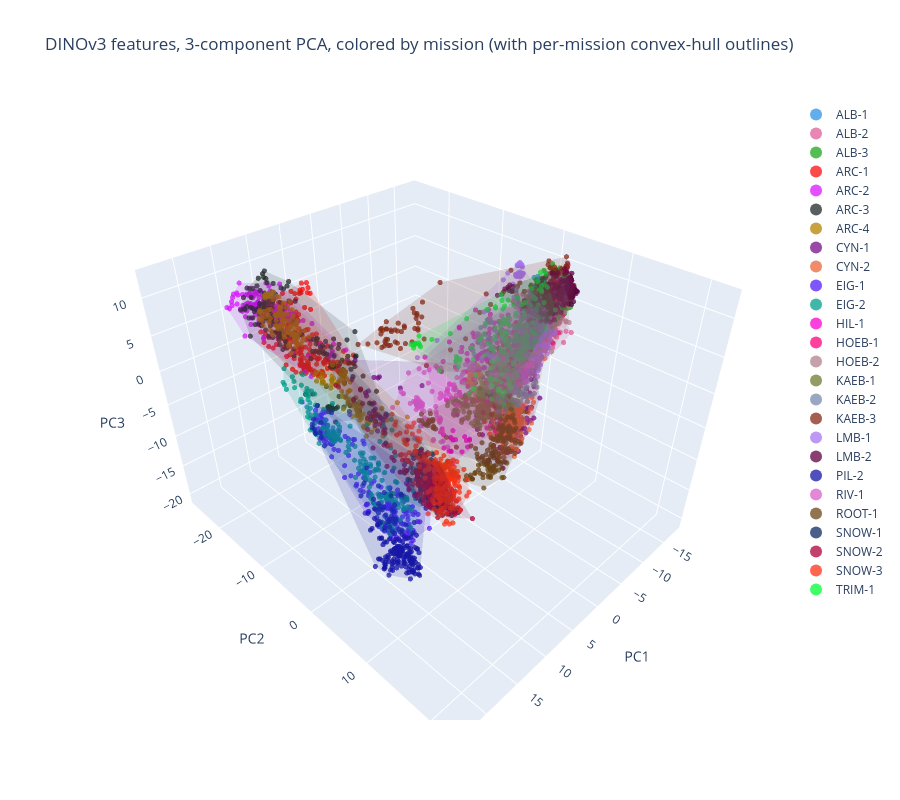

Write notebook code for a chart like this one.
### Markdown cell above
## 3-component PCA, colored by mission

Same PCA embedding as above (`p3`), but colored per individual mission instead
of per tier -- shows whether missions within the same tier (e.g. the 3 far-OOD
ARC runs, or the 10 ID train missions) sit as one blob or split into their own
sub-clusters.

### Code cell
import plotly.express as px

missions_sorted = sorted(set(mission))
palette = (px.colors.qualitative.Dark24 + px.colors.qualitative.Light24)[: len(missions_sorted)]
MISSION_COLOR = dict(zip(missions_sorted, palette))
MISSION_LABEL = {m_name: m_name for m_name in missions_sorted}

fig = go.Figure()
for m_name in missions_sorted:
    m = mission == m_name
    fig.add_trace(go.Scatter3d(
        x=p3[m, 0], y=p3[m, 1], z=p3[m, 2], mode="markers", name=m_name,
        marker=dict(size=3, color=MISSION_COLOR[m_name], opacity=0.75),
        text=[f"mission={m_name} tier={tt}" for tt in tier[m]], hoverinfo="text",
    ))
add_tier_hulls(fig, p3, mission, missions_sorted, MISSION_LABEL, MISSION_COLOR, opacity=0.08)
fig.update_layout(
    title="DINOv3 features, 3-component PCA, colored by mission (with per-mission convex-hull outlines)",
    scene=dict(xaxis_title="PC1", yaxis_title="PC2", zaxis_title="PC3"),
    height=800,
    legend=dict(itemsizing="constant"),
)
fig.show()

### Figure 1 — Plotly figure (JSON) as saved in the notebook; plotly's stock layout.template omitted (floating-point values rounded to 4 significant figures; data arrays with more than 128 entries replaced by an {"elided": "..."} marker saying what was removed)
{"data": [{"hoverinfo": "text", "marker": {"color": "#2E91E5", "opacity": 0.75, "size": 3}, "mode": "markers", "name": "ALB-1", "text": {"elided": "200 str values"}, "type": "scatter3d", "x": {"elided": "200 float values"}, "y": {"elided": "200 float values"}, "z": {"elided": "200 float values"}}, {"hoverinfo": "text", "marker": {"color": "#E15F99", "opacity": 0.75, "size": 3}, "mode": "markers", "name": "ALB-2", "text": {"elided": "200 str values"}, "type": "scatter3d", "x": {"elided": "200 float values"}, "y": {"elided": "200 float values"}, "z": {"elided": "200 float values"}}, {"hoverinfo": "text", "marker": {"color": "#1CA71C", "opacity": 0.75, "size": 3}, "mode": "markers", "name": "ALB-3", "text": {"elided": "200 str values"}, "type": "scatter3d", "x": {"elided": "200 float values"}, "y": {"elided": "200 float values"}, "z": {"elided": "200 float values"}}, {"hoverinfo": "text", "marker": {"color": "#FB0D0D", "opacity": 0.75, "size": 3}, "mode": "markers", "name": "ARC-1", "text": {"elided": "200 str values"}, "type": "scatter3d", "x": {"elided": "200 float values"}, "y": {"elided": "200 float values"}, "z": {"elided": "200 float values"}}, {"hoverinfo": "text", "marker": {"color": "#DA16FF", "opacity": 0.75, "size": 3}, "mode": "markers", "name": "ARC-2", "text": {"elided": "200 str values"}, "type": "scatter3d", "x": {"elided": "200 float values"}, "y": {"elided": "200 float values"}, "z": {"elided": "200 float values"}}, {"hoverinfo": "text", "marker": {"color": "#222A2A", "opacity": 0.75, "size": 3}, "mode": "markers", "name": "ARC-3", "text": {"elided": "200 str values"}, "type": "scatter3d", "x": {"elided": "200 float values"}, "y": {"elided": "200 float values"}, "z": {"elided": "200 float values"}}, {"hoverinfo": "text", "marker": {"color": "#B68100", "opacity": 0.75, "size": 3}, "mode": "markers", "name": "ARC-4", "text": {"elided": "200 str values"}, "type": "scatter3d", "x": {"elided": "200 float values"}, "y": {"elided": "200 float values"}, "z": {"elided": "200 float values"}}, {"hoverinfo": "text", "marker": {"color": "#750D86", "opacity": 0.75, "size": 3}, "mode": "markers", "name": "CYN-1", "text": {"elided": "200 str values"}, "type": "scatter3d", "x": {"elided": "200 float values"}, "y": {"elided": "200 float values"}, "z": {"elided": "200 float values"}}, {"hoverinfo": "text", "marker": {"color": "#EB663B", "opacity": 0.75, "size": 3}, "mode": "markers", "name": "CYN-2", "text": {"elided": "200 str values"}, "type": "scatter3d", "x": {"elided": "200 float values"}, "y": {"elided": "200 float values"}, "z": {"elided": "200 float values"}}, {"hoverinfo": "text", "marker": {"color": "#511CFB", "opacity": 0.75, "size": 3}, "mode": "markers", "name": "EIG-1", "text": {"elided": "200 str values"}, "type": "scatter3d", "x": {"elided": "200 float values"}, "y": {"elided": "200 float values"}, "z": {"elided": "200 float values"}}, {"hoverinfo": "text", "marker": {"color": "#00A08B", "opacity": 0.75, "size": 3}, "mode": "markers", "name": "EIG-2", "text": {"elided": "200 str values"}, "type": "scatter3d", "x": {"elided": "200 float values"}, "y": {"elided": "200 float values"}, "z": {"elided": "200 float values"}}, {"hoverinfo": "text", "marker": {"color": "#FB00D1", "opacity": 0.75, "size": 3}, "mode": "markers", "name": "HIL-1", "text": {"elided": "200 str values"}, "type": "scatter3d", "x": {"elided": "200 float values"}, "y": {"elided": "200 float values"}, "z": {"elided": "200 float values"}}, {"hoverinfo": "text", "marker": {"color": "#FC0080", "opacity": 0.75, "size": 3}, "mode": "markers", "name": "HOEB-1", "text": {"elided": "200 str values"}, "type": "scatter3d", "x": {"elided": "200 float values"}, "y": {"elided": "200 float values"}, "z": {"elided": "200 float values"}}, {"hoverinfo": "text", "marker": {"color": "#B2828D", "opacity": 0.75, "size": 3}, "mode": "markers", "name": "HOEB-2", "text": {"elided": "200 str values"}, "type": "scatter3d", "x": {"elided": "200 float values"}, "y": {"elided": "200 float values"}, "z": {"elided": "200 float values"}}, {"hoverinfo": "text", "marker": {"color": "#6C7C32", "opacity": 0.75, "size": 3}, "mode": "markers", "name": "KAEB-1", "text": {"elided": "200 str values"}, "type": "scatter3d", "x": {"elided": "200 float values"}, "y": {"elided": "200 float values"}, "z": {"elided": "200 float values"}}, {"hoverinfo": "text", "marker": {"color": "#778AAE", "opacity": 0.75, "size": 3}, "mode": "markers", "name": "KAEB-2", "text": {"elided": "200 str values"}, "type": "scatter3d", "x": {"elided": "200 float values"}, "y": {"elided": "200 float values"}, "z": {"elided": "200 float values"}}, {"hoverinfo": "text", "marker": {"color": "#862A16", "opacity": 0.75, "size": 3}, "mode": "markers", "name": "KAEB-3", "text": {"elided": "200 str values"}, "type": "scatter3d", "x": {"elided": "200 float values"}, "y": {"elided": "200 float values"}, "z": {"elided": "200 float values"}}, {"hoverinfo": "text", "marker": {"color": "#A777F1", "opacity": 0.75, "size": 3}, "mode": "markers", "name": "LMB-1", "text": {"elided": "200 str values"}, "type": "scatter3d", "x": {"elided": "200 float values"}, "y": {"elided": "200 float values"}, "z": {"elided": "200 float values"}}, {"hoverinfo": "text", "marker": {"color": "#620042", "opacity": 0.75, "size": 3}, "mode": "markers", "name": "LMB-2", "text": {"elided": "200 str values"}, "type": "scatter3d", "x": {"elided": "200 float values"}, "y": {"elided": "200 float values"}, "z": {"elided": "200 float values"}}, {"hoverinfo": "text", "marker": {"color": "#1616A7", "opacity": 0.75, "size": 3}, "mode": "markers", "name": "PIL-2", "text": {"elided": "200 str values"}, "type": "scatter3d", "x": {"elided": "200 float values"}, "y": {"elided": "200 float values"}, "z": {"elided": "200 float values"}}, {"hoverinfo": "text", "marker": {"color": "#DA60CA", "opacity": 0.75, "size": 3}, "mode": "markers", "name": "RIV-1", "text": {"elided": "200 str values"}, "type": "scatter3d", "x": {"elided": "200 float values"}, "y": {"elided": "200 float values"}, "z": {"elided": "200 float values"}}, {"hoverinfo": "text", "marker": {"color": "#6C4516", "opacity": 0.75, "size": 3}, "mode": "markers", "name": "ROOT-1", "text": {"elided": "200 str values"}, "type": "scatter3d", "x": {"elided": "200 float values"}, "y": {"elided": "200 float values"}, "z": {"elided": "200 float values"}}, {"hoverinfo": "text", "marker": {"color": "#0D2A63", "opacity": 0.75, "size": 3}, "mode": "markers", "name": "SNOW-1", "text": {"elided": "200 str values"}, "type": "scatter3d", "x": {"elided": "200 float values"}, "y": {"elided": "200 float values"}, "z": {"elided": "200 float values"}}, {"hoverinfo": "text", "marker": {"color": "#AF0038", "opacity": 0.75, "size": 3}, "mode": "markers", "name": "SNOW-2", "text": {"elided": "200 str values"}, "type": "scatter3d", "x": {"elided": "200 float values"}, "y": {"elided": "200 float values"}, "z": {"elided": "200 float values"}}, {"hoverinfo": "text", "marker": {"color": "#FD3216", "opacity": 0.75, "size": 3}, "mode": "markers", "name": "SNOW-3", "text": {"elided": "200 str values"}, "type": "scatter3d", "x": {"elided": "200 float values"}, "y": {"elided": "200 float values"}, "z": {"elided": "200 float values"}}, {"hoverinfo": "text", "marker": {"color": "#00FE35", "opacity": 0.75, "size": 3}, "mode": "markers", "name": "TRIM-1", "text": {"elided": "200 str values"}, "type": "scatter3d", "x": {"elided": "200 float values"}, "y": {"elided": "200 float values"}, "z": {"elided": "200 float values"}}, {"color": "#2E91E5", "flatshading": true, "hoverinfo": "skip", "i": [134, 165, 30, 30, 171, 171, 171, 99, 99, 97, 97, 163, 163, 127, 127, 79, 79, 160, 160, 160, 44, 44, 155, 155, 155, 155, 155, 155, 122, 122, 81, 81, 80, 80, 80, 80, 80, 7, 7, 7, 7, 125, 125, 125], "j": [126, 126, 93, 93, 134, 30, 30, 93, 93, 99, 99, 134, 161, 171, 171, 165, 127, 165, 161, 165, 30, 30, 97, 160, 44, 44, 97, 160, 165, 127, 93, 93, 127, 79, 81, 79, 81, 163, 155, 163, 155, 127, 122, 122], "k": [162, 162, 31, 98, 126, 31, 134, 98, 158, 98, 158, 162, 162, 31, 126, 158, 165, 158, 162, 162, 98, 134, 98, 161, 98, 134, 158, 158, 126, 165, 31, 158, 31, 127, 31, 158, 158, 134, 134, 161, 161, 126, 126, 127], "name": "ALB-1 (hull)", "opacity": 0.08, "showlegend": false, "type": "mesh3d", "x": {"elided": "200 float values"}, "y": {"elided": "200 float values"}, "z": {"elided": "200 float values"}}, {"color": "#E15F99", "flatshading": true, "hoverinfo": "skip", "i": [31, 0, 0, 0, 71, 161, 161, 196, 196, 199, 199, 199, 23, 23, 23, 23, 56, 56, 88, 88, 25, 25, 93, 55, 55, 7, 7, 7, 181, 181, 45, 45, 45, 45, 45, 137, 137, 137, 137, 137, 137, 149, 149, 77, 77, 77, 77, 10, 180, 180, 180, 179, 179, 179, 179, 179, 179, 179], "j": [48, 122, 122, 165, 122, 165, 165, 0, 0, 165, 0, 0, 48, 40, 122, 40, 40, 40, 31, 54, 88, 88, 25, 71, 54, 196, 55, 55, 165, 196, 71, 56, 56, 55, 55, 25, 161, 93, 93, 31, 161, 93, 93, 93, 55, 93, 55, 7, 181, 165, 149, 181, 180, 7, 10, 10, 149, 180], "k": [22, 6, 22, 22, 6, 22, 160, 6, 183, 183, 183, 165, 22, 48, 22, 122, 48, 122, 48, 48, 31, 54, 54, 6, 48, 6, 6, 11, 183, 183, 122, 122, 48, 48, 71, 31, 160, 160, 25, 22, 22, 160, 11, 11, 11, 54, 54, 11, 165, 160, 160, 196, 181, 196, 7, 11, 11, 149], "name": "ALB-2 (hull)", "opacity": 0.08, "showlegend": false, "type": "mesh3d", "x": {"elided": "200 float values"}, "y": {"elided": "200 float values"}, "z": {"elided": "200 float values"}}, {"color": "#1CA71C", "flatshading": true, "hoverinfo": "skip", "i": [127, 118, 118, 19, 162, 162, 162, 57, 57, 57, 57, 116, 116, 116, 24, 24, 24, 20, 20, 20, 77, 77, 77, 32, 32, 32, 136, 136, 136, 136, 136, 85, 88, 88, 88, 88, 88, 88, 177, 63, 63, 63, 155, 155, 155, 192, 62, 62, 62, 62, 62, 181, 181, 181, 181, 181], "j": [111, 111, 111, 111, 163, 157, 157, 118, 157, 118, 157, 118, 64, 118, 111, 19, 19, 60, 19, 19, 139, 20, 20, 139, 139, 60, 139, 111, 127, 77, 77, 116, 139, 85, 139, 127, 116, 85, 60, 64, 163, 88, 157, 60, 177, 157, 63, 32, 88, 32, 63, 155, 155, 192, 177, 192], "k": [112, 112, 151, 151, 68, 68, 163, 151, 151, 163, 163, 163, 163, 112, 96, 96, 111, 151, 151, 96, 60, 96, 60, 30, 60, 68, 127, 96, 111, 96, 139, 64, 30, 64, 127, 112, 112, 116, 68, 163, 68, 64, 151, 151, 60, 68, 88, 30, 30, 68, 68, 157, 177, 157, 68, 68], "name": "ALB-3 (hull)", "opacity": 0.08, "showlegend": false, "type": "mesh3d", "x": {"elided": "200 float values"}, "y": {"elided": "200 float values"}, "z": {"elided": "200 float values"}}, {"color": "#FB0D0D", "flatshading": true, "hoverinfo": "skip", "i": [91, 91, 91, 161, 161, 87, 87, 86, 156, 156, 171, 139, 139, 118, 177, 177, 177, 46, 46, 46, 46, 88, 88, 88, 88, 42, 53, 53, 53, 53, 53, 155, 155, 155, 141, 141, 166, 49, 49, 49, 49, 49, 49, 168, 168, 168, 168, 168, 168, 140, 140, 140, 19, 19, 19, 18, 18, 18, 18, 18, 18, 18], "j": [96, 138, 138, 91, 91, 138, 138, 87, 172, 96, 172, 138, 138, 171, 139, 161, 139, 87, 87, 71, 118, 87, 86, 96, 86, 71, 156, 86, 86, 42, 42, 161, 96, 171, 139, 46, 118, 156, 42, 42, 118, 171, 118, 155, 155, 171, 177, 120, 120, 139, 141, 141, 141, 46, 141, 19, 166, 19, 177, 120, 166, 120], "k": [93, 178, 93, 178, 96, 93, 127, 71, 173, 173, 173, 127, 178, 169, 16, 178, 178, 127, 71, 43, 43, 93, 87, 93, 96, 43, 96, 96, 71, 71, 156, 96, 173, 173, 127, 127, 169, 172, 156, 43, 43, 172, 171, 161, 171, 169, 161, 169, 177, 16, 16, 139, 16, 118, 46, 16, 118, 118, 16, 177, 169, 169], "name": "ARC-1 (hull)", "opacity": 0.08, "showlegend": false, "type": "mesh3d", "x": {"elided": "200 float values"}, "y": {"elided": "200 float values"}, "z": {"elided": "200 float values"}}, {"color": "#DA16FF", "flatshading": true, "hoverinfo": "skip", "i": [51, 51, 51, 128, 128, 119, 23, 5, 102, 102, 102, 59, 59, 83, 83, 83, 83, 30, 106, 106, 106, 106, 48, 48, 48, 17, 18, 18, 18, 18, 18, 13, 13, 13, 13, 2, 2, 2, 2, 122, 122, 122, 29, 29, 29, 29], "j": [103, 132, 132, 55, 11, 132, 132, 51, 103, 128, 128, 55, 119, 119, 23, 70, 70, 41, 128, 70, 128, 70, 59, 83, 59, 30, 70, 17, 17, 70, 30, 5, 30, 11, 30, 30, 30, 51, 5, 48, 83, 48, 23, 17, 41, 17], "k": [55, 160, 55, 130, 103, 55, 160, 103, 55, 55, 103, 130, 55, 132, 132, 23, 130, 160, 130, 130, 11, 11, 119, 119, 130, 41, 23, 23, 30, 11, 11, 103, 5, 103, 11, 160, 5, 160, 51, 83, 130, 130, 160, 23, 160, 41], "name": "ARC-2 (hull)", "opacity": 0.08, "showlegend": false, "type": "mesh3d", "x": {"elided": "200 float values"}, "y": {"elided": "200 float values"}, "z": {"elided": "200 float values"}}, {"color": "#222A2A", "flatshading": true, "hoverinfo": "skip", "i": [193, 161, 41, 31, 31, 166, 166, 166, 51, 51, 51, 92, 92, 92, 92, 38, 38, 38, 91, 91, 35, 35, 35, 175, 175, 175, 175, 159, 159, 159, 159, 159, 189, 189, 189, 189, 30, 30, 65, 65, 65, 65, 65, 69, 69, 69, 69, 34, 34, 34, 177, 177, 177, 99, 99, 99], "j": [25, 36, 77, 126, 77, 161, 165, 161, 103, 193, 103, 166, 166, 165, 25, 31, 103, 103, 38, 38, 41, 77, 41, 174, 51, 126, 51, 178, 174, 35, 36, 35, 51, 51, 178, 193, 77, 92, 31, 91, 91, 30, 30, 91, 51, 92, 91, 174, 35, 35, 174, 175, 175, 51, 69, 69], "k": [160, 160, 138, 138, 138, 36, 160, 160, 126, 25, 109, 165, 36, 160, 160, 126, 109, 126, 109, 31, 138, 36, 77, 138, 178, 138, 126, 160, 178, 174, 160, 36, 178, 193, 160, 160, 36, 36, 77, 31, 92, 77, 92, 109, 109, 25, 92, 138, 138, 174, 178, 178, 174, 25, 25, 51], "name": "ARC-3 (hull)", "opacity": 0.08, "showlegend": false, "type": "mesh3d", "x": {"elided": "200 float values"}, "y": {"elided": "200 float values"}, "z": {"elided": "200 float values"}}, {"color": "#B68100", "flatshading": true, "hoverinfo": "skip", "i": [17, 91, 91, 156, 156, 156, 178, 50, 50, 50, 133, 128, 128, 160, 160, 160, 122, 122, 122, 122, 18, 18, 18, 18, 18, 86, 80, 80, 80, 80, 139, 181, 181, 181, 120, 120, 169, 169, 169, 169, 135, 110, 110, 110, 110, 136, 136, 136, 136, 136, 97, 97, 89, 89, 89, 89, 108, 108, 108, 108, 125, 125, 125, 125], "j": [150, 150, 54, 17, 163, 17, 173, 163, 54, 81, 91, 81, 91, 156, 156, 20, 178, 178, 91, 91, 20, 20, 17, 17, 173, 163, 81, 50, 163, 50, 128, 178, 145, 178, 20, 145, 86, 86, 160, 160, 133, 81, 86, 86, 135, 133, 139, 133, 128, 139, 86, 120, 120, 120, 181, 181, 110, 110, 133, 135, 120, 97, 86, 97], "k": [16, 16, 16, 166, 16, 16, 150, 16, 16, 54, 42, 54, 54, 166, 163, 166, 42, 150, 42, 150, 166, 173, 166, 150, 150, 112, 112, 81, 112, 163, 81, 173, 173, 42, 173, 173, 163, 20, 163, 20, 42, 112, 112, 42, 42, 81, 81, 91, 91, 128, 20, 20, 42, 145, 42, 145, 81, 135, 81, 133, 42, 120, 42, 86], "name": "ARC-4 (hull)", "opacity": 0.08, "showlegend": false, "type": "mesh3d", "x": {"elided": "200 float values"}, "y": {"elided": "200 float values"}, "z": {"elided": "200 float values"}}, {"color": "#750D86", "flatshading": true, "hoverinfo": "skip", "i": [14, 3, 170, 4, 4, 79, 79, 149, 149, 149, 149, 109, 109, 103, 38, 38, 38, 37, 37, 23, 23, 23, 23, 13, 13, 13, 75, 75, 108, 108, 108, 108, 108, 108, 108, 20, 20, 20, 20, 20, 20, 20, 74, 74, 74, 74], "j": [148, 0, 158, 96, 3, 14, 14, 148, 170, 170, 158, 149, 149, 96, 0, 3, 4, 0, 170, 21, 170, 37, 37, 14, 4, 4, 79, 109, 38, 109, 103, 75, 75, 4, 38, 23, 13, 14, 23, 13, 0, 21, 75, 103, 79, 75], "k": [22, 7, 39, 77, 7, 77, 148, 22, 22, 158, 39, 39, 148, 77, 39, 0, 3, 39, 39, 0, 22, 0, 170, 77, 77, 7, 148, 148, 39, 39, 96, 109, 103, 96, 4, 21, 14, 22, 22, 7, 7, 0, 103, 77, 77, 79], "name": "CYN-1 (hull)", "opacity": 0.08, "showlegend": false, "type": "mesh3d", "x": {"elided": "200 float values"}, "y": {"elided": "200 float values"}, "z": {"elided": "200 float values"}}, {"color": "#EB663B", "flatshading": true, "hoverinfo": "skip", "i": [181, 198, 75, 75, 75, 129, 184, 147, 147, 147, 79, 79, 127, 127, 110, 110, 161, 161, 161, 161, 161, 161, 33, 33, 33, 36, 36, 36, 36, 36, 117, 117, 117, 38, 38, 38, 38, 119, 119, 119, 71, 71, 71, 71, 71, 108, 108, 106, 106, 107, 107, 107], "j": [197, 197, 70, 198, 198, 140, 140, 181, 35, 140, 70, 39, 35, 129, 184, 197, 184, 147, 147, 181, 184, 197, 39, 127, 127, 39, 127, 127, 140, 129, 47, 79, 79, 39, 47, 117, 117, 47, 184, 110, 198, 110, 198, 119, 47, 119, 71, 71, 108, 108, 106, 106], "k": [76, 76, 76, 76, 70, 35, 45, 76, 76, 35, 76, 76, 76, 35, 192, 192, 140, 181, 140, 197, 192, 192, 76, 76, 39, 45, 39, 129, 45, 140, 70, 70, 39, 45, 45, 39, 47, 45, 45, 184, 197, 197, 70, 47, 70, 110, 110, 119, 119, 71, 71, 108], "name": "CYN-2 (hull)", "opacity": 0.08, "showlegend": false, "type": "mesh3d", "x": {"elided": "200 float values"}, "y": {"elided": "200 float values"}, "z": {"elided": "200 float values"}}, {"color": "#511CFB", "flatshading": true, "hoverinfo": "skip", "i": [89, 133, 85, 85, 92, 92, 60, 60, 77, 188, 12, 31, 31, 44, 44, 44, 180, 180, 180, 180, 78, 78, 78, 76, 76, 76, 76, 76, 126, 126, 81, 81, 45, 45, 122, 122, 122, 148, 148, 148, 148, 148, 38, 38, 38, 156, 156, 156, 158, 158, 158, 26, 26, 26, 26, 26], "j": [130, 130, 43, 89, 43, 133, 42, 42, 42, 154, 154, 85, 85, 42, 31, 31, 43, 92, 133, 92, 188, 60, 77, 43, 188, 188, 42, 77, 133, 133, 85, 85, 60, 81, 89, 12, 12, 12, 188, 78, 78, 45, 42, 44, 44, 188, 126, 126, 188, 126, 126, 148, 148, 45, 12, 81], "k": [90, 90, 90, 90, 90, 90, 74, 34, 74, 130, 130, 34, 43, 43, 34, 43, 145, 43, 145, 133, 77, 74, 74, 145, 145, 77, 43, 42, 130, 145, 34, 89, 34, 34, 130, 130, 89, 154, 154, 188, 60, 60, 34, 34, 42, 130, 130, 188, 145, 145, 188, 12, 45, 81, 89, 89], "name": "EIG-1 (hull)", "opacity": 0.08, "showlegend": false, "type": "mesh3d", "x": {"elided": "200 float values"}, "y": {"elided": "200 float values"}, "z": {"elided": "200 float values"}}, {"color": "#00A08B", "flatshading": true, "hoverinfo": "skip", "i": [93, 132, 75, 75, 75, 75, 16, 43, 94, 94, 26, 26, 26, 147, 54, 54, 82, 82, 134, 5, 5, 5, 5, 91, 91, 91, 91, 129, 129, 129, 129, 7, 7, 133, 133, 133, 133, 10, 10, 10, 10, 40, 40, 40, 40, 40, 136, 136, 96, 96, 96, 137, 137, 137, 137, 137], "j": [25, 142, 76, 76, 132, 132, 76, 25, 93, 93, 25, 93, 93, 142, 25, 43, 132, 147, 76, 43, 43, 93, 93, 93, 82, 132, 82, 82, 82, 93, 147, 16, 134, 7, 7, 132, 134, 5, 16, 5, 133, 54, 76, 54, 76, 43, 132, 133, 10, 94, 10, 136, 96, 96, 94, 136], "k": [44, 64, 64, 135, 64, 135, 18, 44, 131, 2, 64, 64, 25, 64, 64, 25, 142, 142, 135, 18, 44, 44, 2, 131, 93, 131, 132, 93, 147, 64, 64, 76, 76, 16, 134, 135, 135, 18, 18, 2, 16, 43, 64, 64, 18, 18, 131, 132, 133, 2, 2, 133, 133, 94, 131, 131], "name": "EIG-2 (hull)", "opacity": 0.08, "showlegend": false, "type": "mesh3d", "x": {"elided": "200 float values"}, "y": {"elided": "200 float values"}, "z": {"elided": "200 float values"}}, {"color": "#FB00D1", "flatshading": true, "hoverinfo": "skip", "i": [51, 51, 31, 31, 31, 31, 2, 2, 2, 60, 92, 26, 26, 26, 34, 34, 34, 146, 1, 1, 187, 187, 62, 62, 190, 190, 190, 117, 117, 117, 8, 8, 8, 8, 8, 193, 193, 193, 193, 193, 193, 193, 113, 113, 113, 113, 142, 142, 142, 142, 142, 145, 145, 145], "j": [3, 28, 51, 51, 83, 83, 3, 0, 0, 55, 83, 31, 31, 60, 0, 55, 28, 83, 0, 92, 146, 186, 26, 26, 34, 1, 1, 47, 62, 62, 92, 187, 187, 190, 190, 34, 190, 190, 60, 186, 47, 47, 46, 46, 117, 117, 47, 46, 46, 187, 187, 146, 142, 142], "k": [35, 35, 3, 28, 3, 120, 35, 35, 3, 28, 3, 28, 120, 28, 35, 28, 35, 120, 3, 3, 83, 191, 120, 60, 0, 0, 92, 60, 120, 60, 83, 83, 191, 191, 92, 55, 34, 191, 55, 191, 186, 60, 120, 47, 120, 47, 186, 47, 120, 186, 146, 120, 120, 146], "name": "HIL-1 (hull)", "opacity": 0.08, "showlegend": false, "type": "mesh3d", "x": {"elided": "200 float values"}, "y": {"elided": "200 float values"}, "z": {"elided": "200 float values"}}, {"color": "#FC0080", "flatshading": true, "hoverinfo": "skip", "i": [117, 114, 114, 60, 60, 60, 60, 119, 4, 159, 159, 159, 159, 77, 77, 77, 77, 120, 120, 120, 120, 156, 156, 2, 2, 2, 2, 59, 59, 0, 0, 54, 54, 161, 161, 161, 161, 161, 170, 170, 170, 170, 57, 57, 57, 68, 68, 68, 68, 68, 103, 103, 103, 103], "j": [106, 21, 106, 63, 106, 114, 114, 117, 117, 158, 21, 114, 114, 79, 119, 106, 119, 117, 79, 77, 77, 117, 4, 164, 4, 164, 4, 63, 72, 79, 164, 72, 83, 83, 164, 159, 159, 83, 156, 156, 158, 4, 79, 59, 59, 0, 57, 57, 83, 0, 57, 57, 54, 54], "k": [158, 158, 158, 78, 78, 63, 106, 106, 1, 160, 158, 63, 21, 78, 117, 78, 106, 1, 1, 117, 79, 158, 117, 1, 1, 160, 160, 78, 63, 1, 1, 63, 63, 164, 160, 160, 63, 63, 158, 4, 160, 160, 78, 78, 72, 79, 79, 83, 164, 164, 83, 72, 72, 83], "name": "HOEB-1 (hull)", "opacity": 0.08, "showlegend": false, "type": "mesh3d", "x": {"elided": "200 float values"}, "y": {"elided": "200 float values"}, "z": {"elided": "200 float values"}}, {"color": "#B2828D", "flatshading": true, "hoverinfo": "skip", "i": [11, 39, 12, 161, 36, 36, 24, 24, 118, 118, 118, 118, 118, 5, 5, 5, 123, 123, 123, 131, 131, 164, 164, 34, 34, 34, 34, 14, 14, 14, 129, 130, 130, 130, 130, 130, 167, 167, 167, 90, 90, 90, 97, 97, 97, 97, 97, 94, 94, 94], "j": [179, 179, 11, 136, 39, 39, 136, 39, 12, 136, 161, 11, 161, 36, 36, 12, 136, 124, 124, 124, 5, 24, 39, 36, 163, 164, 164, 12, 118, 118, 12, 5, 131, 129, 131, 129, 24, 164, 164, 131, 131, 124, 164, 90, 90, 36, 163, 164, 90, 90], "k": [4, 4, 4, 179, 4, 38, 179, 179, 119, 119, 136, 179, 179, 4, 144, 4, 119, 119, 136, 119, 144, 136, 38, 38, 36, 38, 163, 11, 11, 12, 119, 12, 5, 12, 119, 119, 39, 39, 24, 144, 124, 136, 163, 164, 144, 144, 36, 136, 136, 164], "name": "HOEB-2 (hull)", "opacity": 0.08, "showlegend": false, "type": "mesh3d", "x": {"elided": "200 float values"}, "y": {"elided": "200 float values"}, "z": {"elided": "200 float values"}}, {"color": "#6C7C32", "flatshading": true, "hoverinfo": "skip", "i": [71, 128, 128, 175, 175, 70, 6, 6, 131, 123, 123, 123, 62, 62, 76, 76, 75, 0, 0, 183, 72, 72, 72, 72, 72, 72, 44, 44, 44, 44, 44, 4, 4, 4, 4, 4, 4, 92, 92, 92, 92, 92, 92, 92, 92, 68, 68, 68, 68, 68], "j": [81, 141, 141, 81, 141, 163, 163, 130, 141, 127, 130, 130, 128, 128, 127, 70, 71, 175, 175, 175, 70, 70, 183, 183, 71, 175, 130, 131, 131, 128, 128, 131, 6, 6, 131, 0, 0, 62, 76, 76, 62, 81, 75, 81, 75, 76, 76, 70, 75, 75], "k": [112, 138, 83, 83, 83, 19, 19, 163, 138, 163, 163, 127, 83, 127, 163, 163, 112, 19, 141, 19, 19, 71, 19, 175, 81, 81, 127, 130, 138, 138, 127, 130, 19, 130, 141, 19, 141, 127, 127, 67, 83, 83, 67, 112, 112, 67, 70, 71, 71, 67], "name": "KAEB-1 (hull)", "opacity": 0.08, "showlegend": false, "type": "mesh3d", "x": {"elided": "200 float values"}, "y": {"elided": "200 float values"}, "z": {"elided": "200 float values"}}, {"color": "#778AAE", "flatshading": true, "hoverinfo": "skip", "i": [95, 95, 73, 73, 73, 197, 197, 197, 143, 143, 143, 55, 117, 117, 117, 117, 117, 35, 23, 53, 53, 53, 166, 166, 129, 129, 129, 129, 1, 1, 21, 21, 21, 21, 142, 142, 126, 126, 126, 126, 2, 2, 188, 188, 188, 33, 33, 33, 33, 193, 193, 193], "j": [158, 24, 158, 71, 71, 71, 71, 150, 24, 144, 144, 144, 71, 144, 55, 71, 55, 32, 144, 24, 95, 95, 32, 197, 150, 166, 197, 166, 95, 95, 32, 35, 24, 35, 144, 23, 129, 129, 142, 142, 197, 1, 1, 2, 2, 126, 126, 32, 23, 197, 188, 188], "k": [56, 56, 56, 56, 158, 158, 127, 127, 56, 56, 24, 56, 127, 127, 144, 56, 56, 164, 24, 164, 164, 24, 164, 164, 127, 32, 150, 197, 164, 158, 24, 32, 164, 164, 127, 144, 127, 32, 127, 23, 164, 164, 158, 197, 1, 32, 23, 24, 24, 158, 158, 197], "name": "KAEB-2 (hull)", "opacity": 0.08, "showlegend": false, "type": "mesh3d", "x": {"elided": "200 float values"}, "y": {"elided": "200 float values"}, "z": {"elided": "200 float values"}}, {"color": "#862A16", "flatshading": true, "hoverinfo": "skip", "i": [9, 9, 9, 186, 143, 64, 12, 144, 144, 144, 144, 144, 71, 136, 136, 136, 74, 74, 142, 142, 142, 142, 76, 76, 76, 76, 76, 11, 11, 11, 11, 11, 179, 179, 18, 57, 61, 61, 61, 61, 61, 61, 66, 178, 178, 188, 188, 10, 10, 10, 10, 88, 88, 88, 196, 196, 196, 42, 42, 42, 192, 192, 192, 89, 89, 89, 89, 89, 89, 67, 67, 67, 67, 67], "j": [151, 174, 174, 43, 140, 43, 90, 111, 63, 143, 151, 143, 63, 91, 111, 91, 140, 54, 54, 140, 54, 174, 54, 64, 74, 64, 74, 12, 12, 136, 174, 136, 12, 12, 12, 140, 144, 71, 144, 57, 71, 57, 71, 179, 179, 12, 18, 142, 18, 188, 188, 71, 66, 91, 142, 188, 186, 178, 186, 178, 188, 196, 196, 88, 42, 42, 90, 91, 88, 89, 64, 66, 64, 89], "k": [159, 159, 151, 34, 159, 34, 177, 151, 111, 140, 159, 159, 111, 90, 151, 111, 70, 140, 34, 159, 140, 159, 34, 34, 54, 70, 70, 174, 90, 90, 151, 151, 186, 177, 174, 70, 63, 63, 140, 140, 70, 70, 70, 186, 177, 186, 12, 174, 174, 142, 18, 111, 71, 111, 34, 142, 34, 177, 43, 186, 186, 186, 188, 66, 177, 43, 177, 90, 91, 66, 70, 70, 43, 43], "name": "KAEB-3 (hull)", "opacity": 0.08, "showlegend": false, "type": "mesh3d", "x": {"elided": "200 float values"}, "y": {"elided": "200 float values"}, "z": {"elided": "200 float values"}}, {"color": "#A777F1", "flatshading": true, "hoverinfo": "skip", "i": [80, 80, 42, 19, 19, 19, 19, 187, 87, 87, 87, 117, 117, 117, 117, 152, 152, 5, 5, 5, 45, 45, 45, 0, 0, 190, 190, 190, 190, 184, 184, 199, 199, 43, 43, 43, 43, 120, 120, 120, 120, 142, 142, 142, 142, 195, 195, 195, 195, 41, 41, 41, 131, 131, 131, 194, 194, 194, 194, 108, 108, 108, 108, 108], "j": [46, 79, 46, 21, 21, 80, 80, 21, 90, 21, 90, 80, 80, 88, 79, 62, 32, 42, 62, 62, 79, 42, 79, 90, 90, 187, 87, 100, 87, 152, 62, 152, 184, 45, 32, 5, 45, 0, 0, 88, 114, 0, 0, 114, 100, 199, 199, 187, 184, 5, 43, 43, 199, 199, 142, 190, 195, 190, 195, 131, 131, 142, 43, 43], "k": [61, 46, 61, 61, 88, 61, 88, 61, 100, 88, 88, 88, 79, 76, 76, 3, 3, 61, 61, 3, 46, 46, 76, 88, 100, 21, 21, 198, 100, 62, 61, 32, 152, 76, 3, 3, 42, 88, 114, 76, 76, 100, 114, 76, 198, 198, 184, 61, 61, 42, 42, 5, 32, 198, 198, 187, 187, 198, 198, 142, 32, 76, 32, 76], "name": "LMB-1 (hull)", "opacity": 0.08, "showlegend": false, "type": "mesh3d", "x": {"elided": "200 float values"}, "y": {"elided": "200 float values"}, "z": {"elided": "200 float values"}}, {"color": "#620042", "flatshading": true, "hoverinfo": "skip", "i": [29, 29, 65, 65, 118, 27, 27, 126, 126, 126, 126, 126, 25, 25, 122, 122, 198, 198, 198, 198, 9, 9, 9, 7, 7, 166, 166, 166, 166, 96, 96, 96, 96, 96, 190, 190, 1, 1, 1, 1, 157, 3, 3, 3, 156, 156, 24, 24, 24, 24, 163, 163, 163, 163, 69, 69, 69, 69], "j": [147, 147, 21, 29, 152, 65, 65, 5, 152, 118, 118, 87, 65, 65, 118, 87, 147, 87, 27, 87, 27, 87, 87, 126, 87, 5, 6, 6, 21, 87, 122, 122, 147, 118, 126, 7, 7, 7, 6, 6, 166, 7, 190, 190, 152, 157, 166, 25, 25, 29, 157, 156, 152, 156, 157, 24, 157, 24], "k": [95, 26, 8, 26, 95, 8, 26, 168, 168, 124, 152, 124, 21, 29, 124, 124, 26, 147, 26, 27, 8, 8, 27, 5, 8, 168, 5, 8, 8, 147, 87, 118, 95, 95, 87, 126, 8, 5, 8, 5, 168, 87, 87, 7, 168, 168, 21, 21, 29, 95, 95, 157, 95, 152, 166, 166, 95, 95], "name": "LMB-2 (hull)", "opacity": 0.08, "showlegend": false, "type": "mesh3d", "x": {"elided": "200 float values"}, "y": {"elided": "200 float values"}, "z": {"elided": "200 float values"}}, {"color": "#1616A7", "flatshading": true, "hoverinfo": "skip", "i": [3, 59, 59, 11, 11, 94, 112, 112, 10, 10, 10, 10, 106, 106, 106, 181, 181, 181, 163, 163, 87, 87, 0, 0, 0, 0, 108, 108, 21, 21, 21, 83, 83, 89, 89, 89, 89, 89, 89, 98, 98, 98, 98, 107, 107, 107, 107, 53, 20, 20, 20, 20, 177, 177, 177, 177, 177, 177], "j": [126, 126, 96, 126, 126, 113, 113, 113, 3, 11, 112, 11, 3, 59, 59, 11, 11, 38, 86, 38, 73, 94, 10, 10, 112, 106, 113, 0, 181, 181, 10, 163, 87, 94, 87, 96, 86, 83, 83, 106, 108, 94, 94, 0, 108, 98, 98, 73, 10, 53, 53, 21, 53, 83, 83, 163, 21, 53], "k": [9, 162, 162, 162, 9, 73, 109, 73, 9, 9, 73, 12, 126, 126, 96, 162, 12, 162, 162, 162, 48, 73, 3, 112, 109, 3, 109, 109, 38, 12, 12, 86, 48, 96, 94, 162, 162, 86, 87, 96, 113, 96, 113, 106, 0, 106, 108, 48, 73, 73, 21, 10, 48, 48, 163, 38, 38, 21], "name": "PIL-2 (hull)", "opacity": 0.08, "showlegend": false, "type": "mesh3d", "x": {"elided": "200 float values"}, "y": {"elided": "200 float values"}, "z": {"elided": "200 float values"}}, {"color": "#DA60CA", "flatshading": true, "hoverinfo": "skip", "i": [0, 49, 79, 79, 79, 79, 85, 85, 148, 148, 71, 71, 71, 18, 18, 18, 18, 18, 80, 80, 80, 80, 62, 188, 188, 188, 150, 114, 114, 114, 64, 64, 64, 95, 95, 116, 116, 116, 116, 116, 116, 116, 116, 116], "j": [13, 13, 82, 49, 82, 49, 82, 82, 85, 85, 155, 73, 73, 155, 49, 49, 85, 85, 82, 98, 82, 98, 73, 0, 0, 73, 148, 71, 148, 71, 98, 188, 188, 98, 150, 150, 114, 114, 64, 95, 95, 62, 64, 62], "k": [75, 75, 13, 13, 81, 81, 86, 81, 86, 155, 75, 75, 70, 75, 75, 81, 81, 155, 13, 13, 86, 86, 70, 13, 75, 75, 86, 70, 155, 155, 13, 13, 73, 86, 86, 148, 148, 70, 98, 98, 150, 70, 73, 73], "name": "RIV-1 (hull)", "opacity": 0.08, "showlegend": false, "type": "mesh3d", "x": {"elided": "200 float values"}, "y": {"elided": "200 float values"}, "z": {"elided": "200 float values"}}, {"color": "#6C4516", "flatshading": true, "hoverinfo": "skip", "i": [89, 18, 18, 27, 176, 161, 178, 198, 198, 198, 28, 28, 28, 28, 20, 130, 130, 130, 130, 125, 125, 125, 125, 145, 76, 76, 76, 76, 144, 144, 144, 25, 25, 25, 91, 91, 91, 91, 3, 4, 4, 4, 1, 1, 1, 0, 0, 0, 0, 0, 0, 0], "j": [66, 19, 89, 126, 127, 27, 89, 127, 178, 126, 19, 27, 66, 27, 161, 27, 161, 126, 161, 126, 198, 178, 198, 20, 20, 176, 161, 20, 20, 145, 145, 18, 18, 145, 178, 7, 25, 25, 178, 7, 3, 3, 176, 3, 76, 76, 1, 1, 145, 25, 25, 3], "k": [124, 66, 66, 124, 187, 19, 124, 187, 187, 127, 66, 19, 124, 124, 19, 126, 27, 127, 127, 124, 126, 124, 178, 19, 140, 127, 127, 161, 140, 140, 20, 89, 19, 19, 89, 178, 89, 7, 187, 178, 178, 7, 187, 187, 176, 140, 76, 3, 140, 145, 7, 7], "name": "ROOT-1 (hull)", "opacity": 0.08, "showlegend": false, "type": "mesh3d", "x": {"elided": "200 float values"}, "y": {"elided": "200 float values"}, "z": {"elided": "200 float values"}}, {"color": "#0D2A63", "flatshading": true, "hoverinfo": "skip", "i": [126, 130, 2, 63, 63, 63, 146, 1, 1, 1, 0, 0, 0, 0, 51, 46, 46, 46, 53, 53, 53, 53, 176, 142, 142, 171, 171, 171, 107, 107, 107, 112, 112, 112, 112, 112, 112, 151, 151, 151, 55, 55, 55, 55, 55, 50, 50, 50], "j": [128, 128, 126, 126, 2, 2, 126, 2, 121, 2, 121, 1, 130, 1, 121, 63, 52, 63, 51, 51, 46, 46, 126, 146, 130, 52, 176, 176, 146, 176, 176, 176, 176, 107, 107, 142, 159, 142, 107, 107, 121, 159, 51, 112, 51, 112, 55, 55], "k": [3, 3, 3, 172, 69, 126, 128, 69, 69, 3, 130, 121, 3, 3, 69, 172, 172, 69, 69, 52, 69, 52, 172, 128, 128, 172, 172, 52, 126, 126, 105, 52, 105, 105, 142, 130, 130, 146, 146, 142, 130, 130, 121, 159, 52, 52, 52, 112], "name": "SNOW-1 (hull)", "opacity": 0.08, "showlegend": false, "type": "mesh3d", "x": {"elided": "200 float values"}, "y": {"elided": "200 float values"}, "z": {"elided": "200 float values"}}, {"color": "#AF0038", "flatshading": true, "hoverinfo": "skip", "i": [96, 96, 63, 117, 117, 123, 123, 123, 4, 4, 129, 129, 30, 64, 64, 64, 128, 128, 128, 128, 62, 62, 62, 62, 109, 109, 150, 150, 150, 34, 34, 91, 91, 91, 91, 91, 91, 113, 113, 35, 35, 35, 35, 98, 98, 98, 47, 47, 47, 108, 108, 108], "j": [97, 90, 127, 118, 63, 100, 100, 117, 97, 100, 100, 11, 96, 127, 11, 153, 117, 117, 30, 30, 63, 117, 123, 123, 100, 4, 90, 153, 153, 153, 129, 30, 96, 30, 64, 153, 64, 118, 4, 129, 34, 100, 34, 153, 34, 34, 113, 109, 113, 109, 47, 47], "k": [86, 97, 126, 86, 127, 126, 118, 118, 86, 97, 126, 126, 86, 126, 126, 11, 86, 127, 86, 127, 126, 63, 126, 117, 118, 100, 97, 97, 90, 11, 11, 96, 90, 127, 127, 90, 153, 86, 86, 100, 129, 97, 97, 97, 97, 153, 4, 118, 118, 4, 4, 109], "name": "SNOW-2 (hull)", "opacity": 0.08, "showlegend": false, "type": "mesh3d", "x": {"elided": "200 float values"}, "y": {"elided": "200 float values"}, "z": {"elided": "200 float values"}}, {"color": "#FD3216", "flatshading": true, "hoverinfo": "skip", "i": [143, 108, 180, 171, 81, 81, 30, 30, 124, 124, 129, 129, 106, 106, 106, 106, 34, 34, 34, 34, 80, 80, 80, 74, 74, 74, 185, 185, 185, 185, 185, 118, 38, 38, 95, 95, 95, 95, 95, 130, 130, 130, 130, 130, 130, 130, 121, 121, 121, 121], "j": [22, 22, 158, 143, 22, 171, 109, 109, 88, 108, 171, 180, 22, 109, 108, 108, 109, 108, 124, 124, 81, 88, 158, 180, 171, 81, 124, 124, 129, 180, 129, 124, 171, 129, 80, 80, 180, 74, 74, 143, 38, 30, 129, 38, 118, 118, 30, 130, 124, 130], "k": [110, 88, 193, 22, 88, 22, 110, 35, 193, 88, 164, 164, 110, 110, 22, 109, 35, 109, 35, 108, 88, 193, 193, 164, 164, 171, 193, 58, 58, 193, 180, 58, 143, 171, 158, 81, 158, 180, 81, 110, 143, 110, 58, 129, 58, 124, 35, 30, 35, 124], "name": "SNOW-3 (hull)", "opacity": 0.08, "showlegend": false, "type": "mesh3d", "x": {"elided": "200 float values"}, "y": {"elided": "200 float values"}, "z": {"elided": "200 float values"}}, {"color": "#00FE35", "flatshading": true, "hoverinfo": "skip", "i": [177, 88, 88, 144, 17, 39, 39, 1, 1, 168, 168, 101, 101, 180, 18, 18, 18, 18, 181, 181, 0, 0, 0, 116, 116, 116, 167, 167, 167, 167, 167, 160, 160, 160, 38, 38, 121, 96, 96, 96, 96, 96, 96, 8, 8, 8, 33, 33, 33, 33, 42, 42, 42, 42], "j": [179, 95, 20, 88, 65, 65, 65, 144, 177, 144, 1, 88, 144, 179, 20, 17, 65, 17, 177, 1, 1, 168, 168, 144, 101, 101, 17, 180, 180, 168, 168, 180, 180, 17, 39, 32, 32, 181, 121, 121, 32, 1, 181, 39, 160, 160, 38, 38, 95, 32, 160, 121, 160, 121], "k": [170, 126, 126, 20, 15, 126, 15, 95, 170, 20, 170, 95, 95, 170, 126, 20, 126, 65, 179, 177, 144, 144, 1, 88, 88, 144, 20, 17, 170, 170, 20, 17, 179, 15, 126, 39, 39, 179, 179, 32, 95, 95, 1, 15, 15, 39, 126, 32, 126, 95, 39, 39, 179, 179], "name": "TRIM-1 (hull)", "opacity": 0.08, "showlegend": false, "type": "mesh3d", "x": {"elided": "200 float values"}, "y": {"elided": "200 float values"}, "z": {"elided": "200 float values"}}], "layout": {"height": 800, "legend": {"itemsizing": "constant"}, "scene": {"xaxis": {"title": {"text": "PC1"}}, "yaxis": {"title": {"text": "PC2"}}, "zaxis": {"title": {"text": "PC3"}}}, "title": {"text": "DINOv3 features, 3-component PCA, colored by mission (with per-mission convex-hull outlines)"}}}
